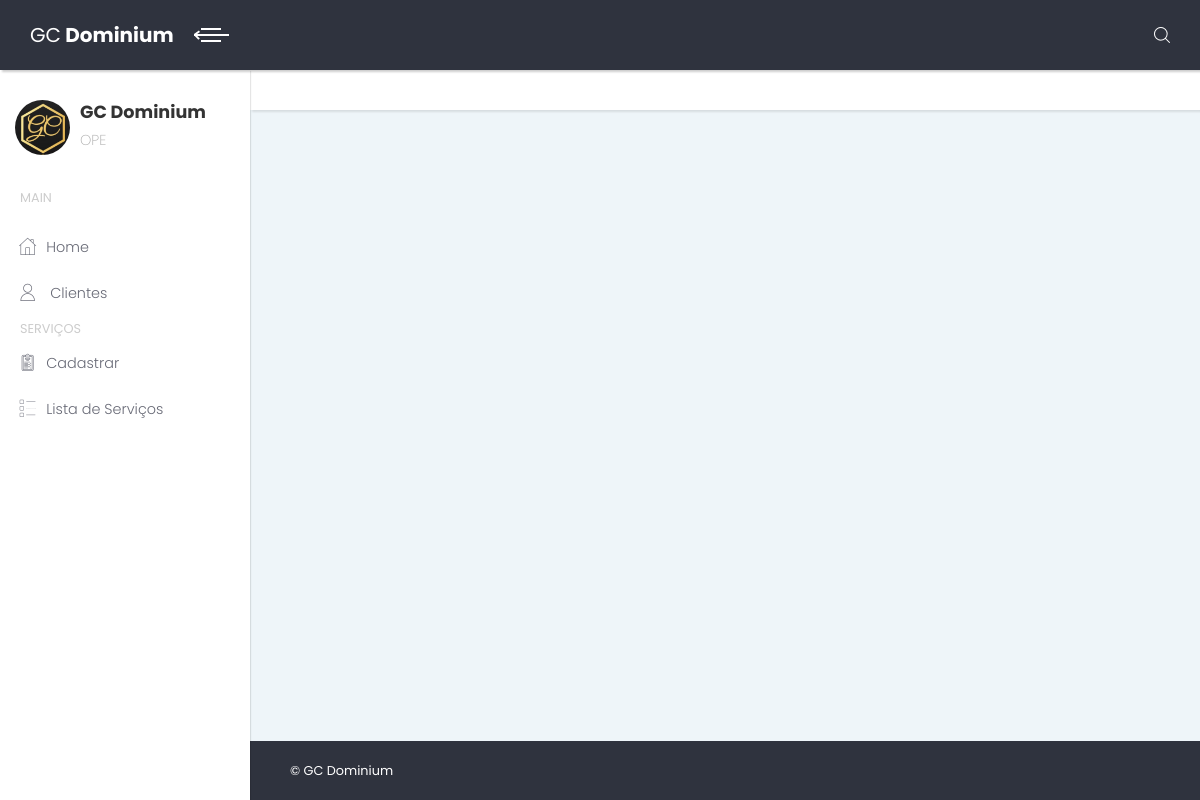
The app's page /clientes/302.452.778-89, older data.
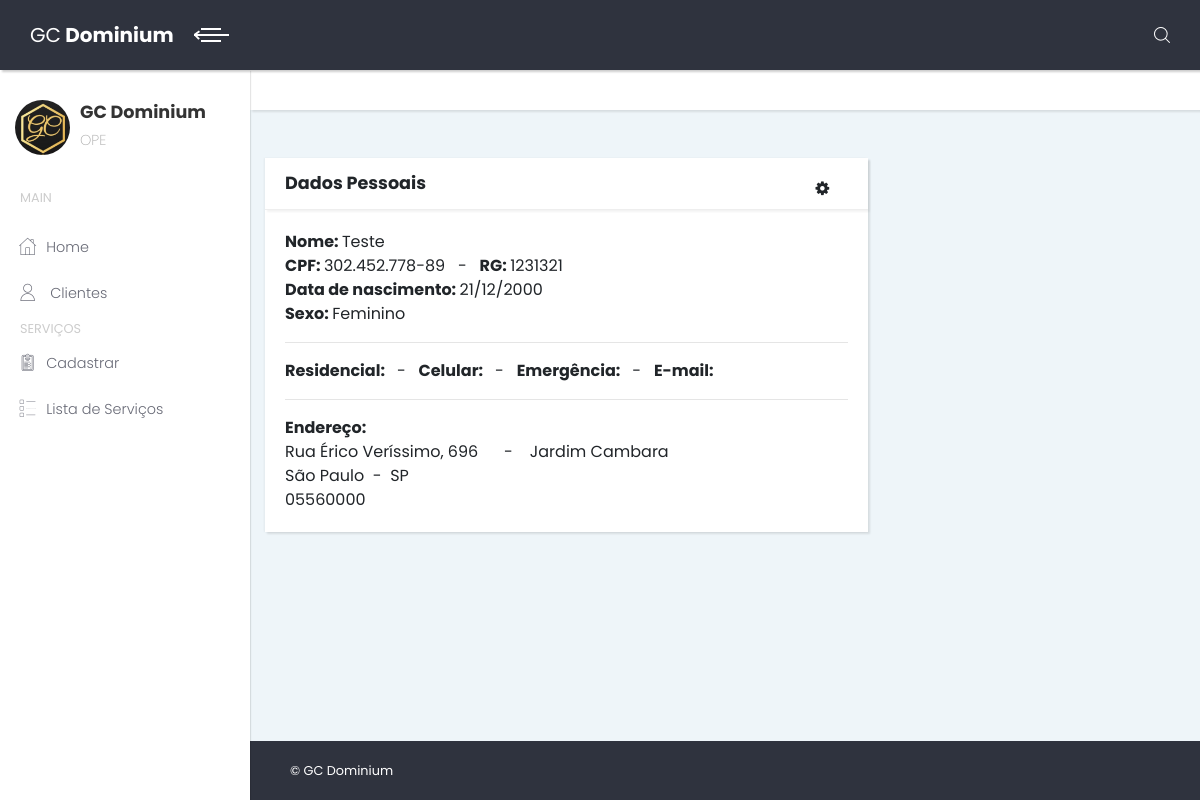
The same page, newer data.
### web/models.py (models this page shows, shortened)
class ClienteModel(models.Model):
    sexo_choices = [['Feminino', 'Feminino'], ['Masculino', 'Masculino']]
    data_cadastro = models.DateTimeField('Data de cadastro', auto_now_add=True)
    nome = models.CharField('Nome', max_length=50)
    cpf = models.CharField('CPF', primary_key=True, null=False, max_length=14)
    rg = models.CharField('RG', max_length=20, null=True)
    data_nascimento = models.CharField('Data de nascimento', max_length=10, null=False, default='01/01/1900')
    sexo = models.CharField(max_length=9, choices=sexo_choices, null=True, blank=True)
    tel_fixo = models.CharField('Telefone Residencial', max_length=15, blank=True)
    tel_cel = models.CharField('Telefone Celular', max_length=15, blank=True)
    tel_emergency = models.CharField('Telefone Emergência', max_length=15, blank=True)
    email = models.EmailField('E-mail', blank=True)
    cep = models.CharField('CEP', null=False, blank=False, default='', max_length=9)
    logradouro = models.CharField('Endereço', max_length=100, null=False, default='')
    numero = models.CharField('Número', null=False, max_length=5, blank=False, default=0)
    complemento = models.CharField('Complemento', max_length=30, null=False, blank=True)
    bairro = models.CharField('Bairro', max_length=100, null=False, blank=False, default='')
    cidade = models.CharField('Cidade', max_length=100, null=False, blank=False, default='')
    uf = models.CharField('Estado', max_length=2, null=False, blank=False, default='')
    class Meta:
        verbose_name = 'Cliente'
        verbose_name_plural = 'Clientes'

### web/views.py (the view)
# urls.py: path('clientes/<cpf>', views.cliente_detail, name='cliente_detail'),
def cliente_detail(request, cpf):
    page = 'clientes/cliente_detail.html'
    cliente = ClienteModel.objects.filter(cpf=cpf)
    return render(request, page, {'cliente': cliente})

### web/templates/clientes/cliente_detail.html
{% extends 'base.html' %}
{% block content %}
{% for field in cliente %}
<br>
<br>
<div class="col-lg-8">
        <div class="card">
                <div class="card-close">
                <a href="{% url 'cliente_edit' field.cpf %}" class="dropdown-item edit"><i class="fa fa-gear"></i></a>
                </div>
                <div class="card-header d-flex align-items-center">
                                <h3 class="h4">Dados Pessoais</h3>
                    </div>
                <div class="card-body">
                    <b>Nome: </b> {{ field.nome }}  <br>
                    <b>CPF: </b> {{ field.cpf }} &nbsp;&nbsp;-&nbsp;&nbsp; <b>RG: </b> {{ field.rg }}  <br>
                    <b>Data de nascimento: </b> {{ field.data_nascimento }}  <br>
                    <b>Sexo: </b> {{ field.sexo }} <br>
                    <hr class="my-3">
                    <b>Residencial: </b> {{ field.tel_fixo }} &nbsp;&nbsp;-&nbsp;&nbsp; <b>Celular: </b> {{ field.tel_cel }} &nbsp;&nbsp;-&nbsp;&nbsp;
                    <b>Emergência: </b> {{ field.tel_emergency }}  &nbsp;&nbsp;-&nbsp;&nbsp; <b>E-mail: </b> {{ field.email }}  <br>
                    <hr class="my-3">
                    <b>Endereço: </b><br>
                    {{ field.logradouro }}, {{ field.numero }} &nbsp; {{ field.complemento }}&nbsp;&nbsp; - &nbsp;&nbsp; {{ field.bairro }} <br>
                    {{ field.cidade }}  &nbsp;-&nbsp; {{ field.uf }}  <br>
                    {{ field.cep }}
                            </div>
                        </div>
                    </div>
{% endfor %}
{% endblock %}

### web/templates/base.html (shortened to what this page needs)
<!doctype html>
{% load static %}
<html lang="pt-br">
  <head>
    <link rel="stylesheet" href="{% static 'css/bootstrap.min.css' %}"/>
    <link rel="stylesheet" href="{% static 'css/style.css' %}" />
    <link rel="stylesheet" href="{% static 'vendor/bootstrap/css/bootstrap.min.css' %}">
    <link rel="stylesheet" href="{% static 'vendor/font-awesome/css/font-awesome.min.css' %}">
    <link rel="stylesheet" href="{% static 'css/fontastic.css' %}">
    <link rel="stylesheet" href="{% static 'css/style.default.css' %}" id="theme-stylesheet">
    <link rel="stylesheet" href="{% static 'css/custom.css' %}">
  </head>
  <body>
    <div class="page">
      <header class="header">
        <nav class="navbar">
          <div class="container-fluid">
            <div class="navbar-holder d-flex align-items-center justify-content-between">
              <div class="navbar-header">
                <a href="{% url 'index' %}" class="navbar-brand d-none d-sm-inline-block">
                  <div class="brand-text d-none d-lg-inline-block"><span>GC </span><strong> Dominium</strong></div>
                  <div class="brand-text d-none d-sm-inline-block d-lg-none"><strong>GCD</strong></div></a>
                <a id="toggle-btn" href="#" class="menu-btn active"><span></span><span></span><span></span></a>
              </div>
              <ul class="nav-menu list-unstyled d-flex flex-md-row align-items-md-center">
                <li class="nav-item d-flex align-items-center"><a id="search" href="#"><i class="icon-search"></i></a></li>
              </ul>
            </div>
          </div>
        </nav>
      </header>
      <div class="page-content d-flex align-items-stretch">
        <nav class="side-navbar">
          <div class="sidebar-header d-flex align-items-center">
            <div class="avatar"><img src="../../media/pic.png" alt="..." class="img-fluid rounded-circle"></div>
            <div class="title">
              <h1 class="h4">GC Dominium</h1>
              <p>OPE</p>
            </div>
          </div>
          <span class="heading">Main</span>
          <ul>
            <li><a href="{% url 'index' %}"> <i class="icon-home"></i>Home </a></li>
            <li><a href="{% url 'cliente_list' %}"> <i class="icon-user"></i> Clientes </a></li>
            <span class="heading">Serviços</span>
            <li><a href="{% url 'services_cad' %}"> <i class="icon-padnote"></i>Cadastrar </a></li>
            <li><a href="{% url 'services_list' %}"> <i class="icon-list"></i>Lista de Serviços </a></li>
        </nav>
        <div class="content-inner">
          <header class="page-header">
          </header>
          {% block content %}{% endblock %}
          <footer class="main-footer">
            <div class="container-fluid">
              <div class="row">
                <div class="col-sm-6">
                  <p>&copy; GC Dominium</p>
                </div>
              </div>
            </div>
          </footer>
        </div>
      </div>
    </div>
  </body>
</html>

Row changes from the older to the newer data that the page shows:
added ClienteModel: nome "Teste", cpf "302.452.778-89", rg "1231321", data_nascimento "21/12/2000", sexo "Feminino", logradouro "Rua Érico Veríssimo", numero "696", bairro "Jardim Cambara", cidade "São Paulo", uf "SP", cep "05560000"
